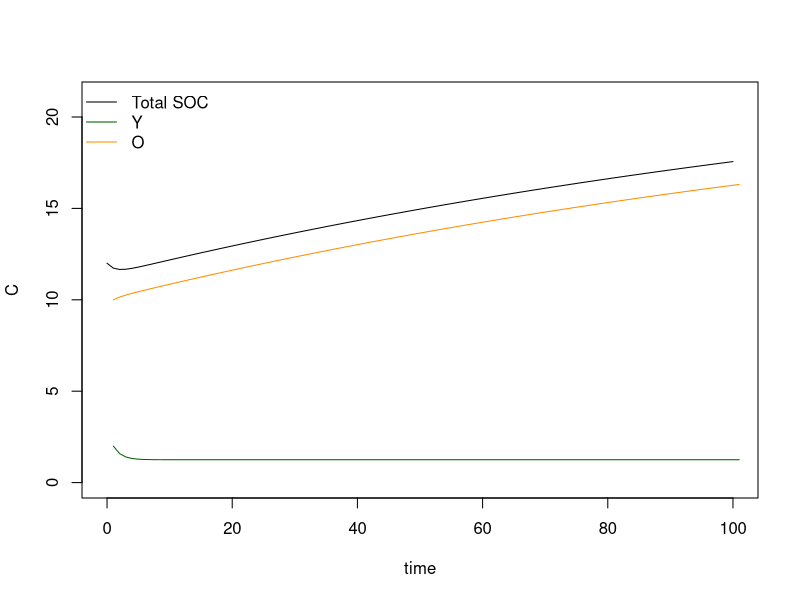

This figure's R source:
## ---- chunk 1
knitr::opts_chunk$set(echo = FALSE)
## ---- chunk 2
library(deSolve)
## ---- chunk 3
##function (differential form)
ODEfun <- function(time=seq(1:times_range), state=state, 
                   parms=parms) {
  with(as.list(c(state, parms)), {
    .Y=I-ky*r*Y
    .O=h*ky*r*Y-ko*r*O
    return(list(c(.Y, .O)))
  })
}
## ---- chunk 4
init=c(Y=2, O=10)
## ---- chunk 5
parameters=c(ky=0.8, ko=0.0065, h=0.15, r=1, I=1)
## ---- chunk 6
time_vector=seq(0,100)
## ---- chunk 7
simulation <- ode(y = init, time = time_vector, func = ODEfun, 
                  parms = parameters)
total_SOC=simulation[,2]+simulation[,3]
## ---- chunk 8
total_SOC=simulation[,2]+simulation[,3]
## ---- chunk 9
plot(simulation[,1], total_SOC,  type="l", ylim=c(0, max(total_SOC)*1.2), xlab="time", ylab="C")
lines(simulation[,2], col="darkgreen")
lines(simulation[,3], col="darkorange")
legend("topleft", c("Total SOC", "Y", "O"), bty="n", lty=1, pch=NA, col=c("black", "darkgreen", "darkorange"))
